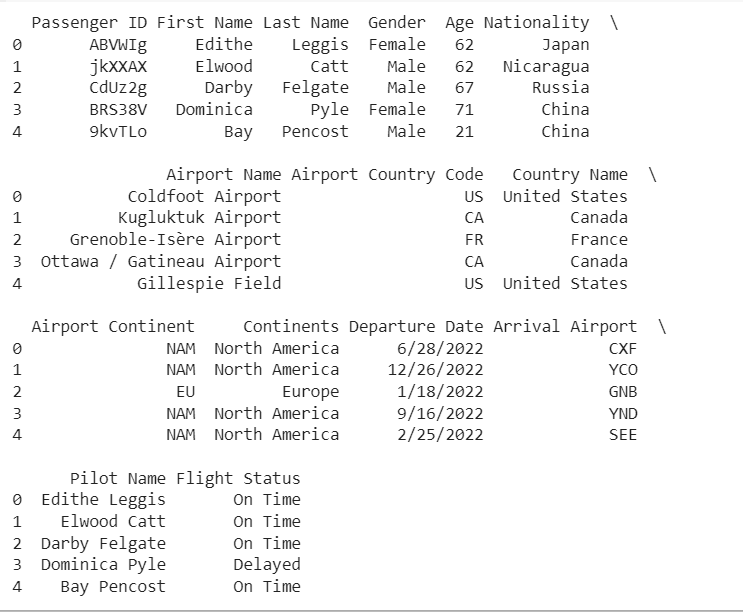

Generate this figure with Python:
# -*- coding: utf-8 -*-
"""Airline.ipynb

Automatically generated by Colaboratory.

Original file is located at
    https://colab.research.google.com/drive/1O76mkXSfDwDtustLX4Z9jL-kLVTSG0wT
"""

import pandas as pd
import matplotlib.pyplot as plt

# Import the dataset
data = pd.read_csv("/content/Airline Dataset Updated.csv")

# Display the first 5 rows
print(data.head())

# Optionally: Display some basic statistics or visualize the data
data.describe()
